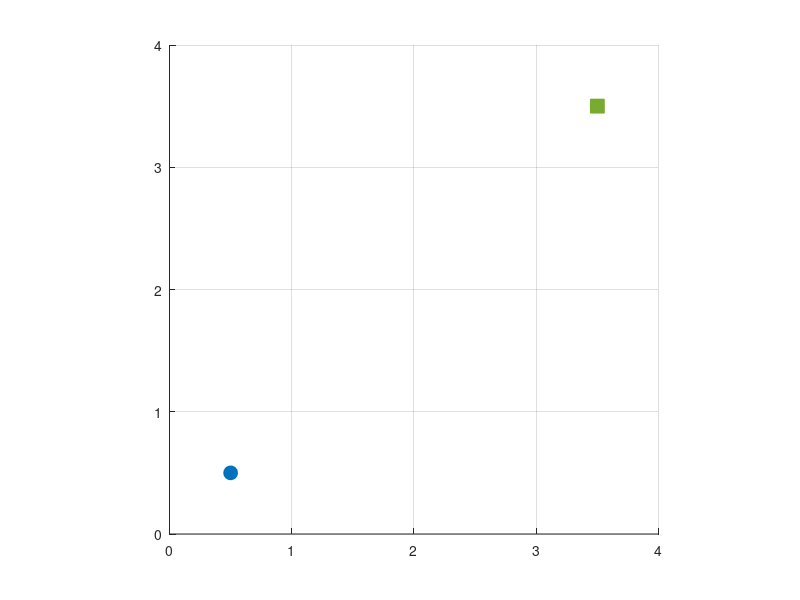

Write the MATLAB code that produced this figure. (Note: this script raises an error after producing the figure.)
function [start, goal, mapSize, mapMask, obstacles] = initMap()
close all
figure;
axis equal
grid on
hold on

xlim([0 4]);
ylim([0 4]);
xticks(0:1:4);
yticks(0:1:4);

mapSize = [4, 4]; % [width, height]
start = [0.5 0.5];
goal = [3.5, 3.5];
obstacles = [];

%  Create map matrix
mapMask = zeros(mapSize(1)*100, mapSize(2)*100);
mapMask(start(1)*100-10:start(1)*100+10, start(2)*100-10:start(2)*100+10) = 1;
mapMask(goal(1)*100-10:goal(1)*100+10, goal(2)*100-10:goal(2)*100+10) = 1;

% Plot start and goal
plot(start(1), start(2), 'o', 'MarkerFaceColor', [0 0.4470 0.7410], ...
                'MarkerSize', 10, 'Color', [0 0.4470 0.7410]);
plot(goal(1), goal(2), 's', 'MarkerFaceColor', [0.4660 0.6740 0.1880], ...
                'MarkerSize', 10, 'Color', [0.4660 0.6740 0.1880]);

% Obstacles
obsDims = [1.1 0.12; 0.3 0.2];
numObs = 5;
obsChoices = [1, 1, 2, 2, 2];
paddingObs = 10;
for i=1:numObs
   obsDim = obsDims(obsChoices(i), :);
   
   % Random position (upper_x, upper_y)
   while 1
       upper_x = randi([5, mapSize(1)*100 - obsDim(1)*100]);
       upper_y = randi([5, mapSize(2)*100 - obsDim(2)*100]);
       lower_x = floor(upper_x+obsDim(1)*100);
       lower_y = floor(upper_y+obsDim(2)*100);
       if max(mapMask(upper_y:lower_y, upper_x:lower_x), [], 'all') == 0
           padded_upper_x = max(1, upper_x - paddingObs);
           padded_upper_y = max(1, upper_y - paddingObs);
           padded_lower_x = min(mapSize(1)*100, lower_x + paddingObs);
           padded_lower_y = min(mapSize(2)*100, lower_y + paddingObs);
           mapMask(padded_upper_y:padded_lower_y, padded_upper_x:padded_lower_x) = 1;
           rectangle('Position',[upper_x/100 upper_y/100 obsDim(1) obsDim(2)], 'FaceColor',[1 0.9 0]);
           obstacles = [obstacles; upper_x/100 upper_y/100 obsDim(1) obsDim(2)];
           break
       end
   end
end

mapMask(start(1)*100-10:start(1)*100+10, start(2)*100-10:start(2)*100+10) = 0;
mapMask(goal(1)*100-10:goal(1)*100+10, goal(2)*100-10:goal(2)*100+10) = 0;
end

